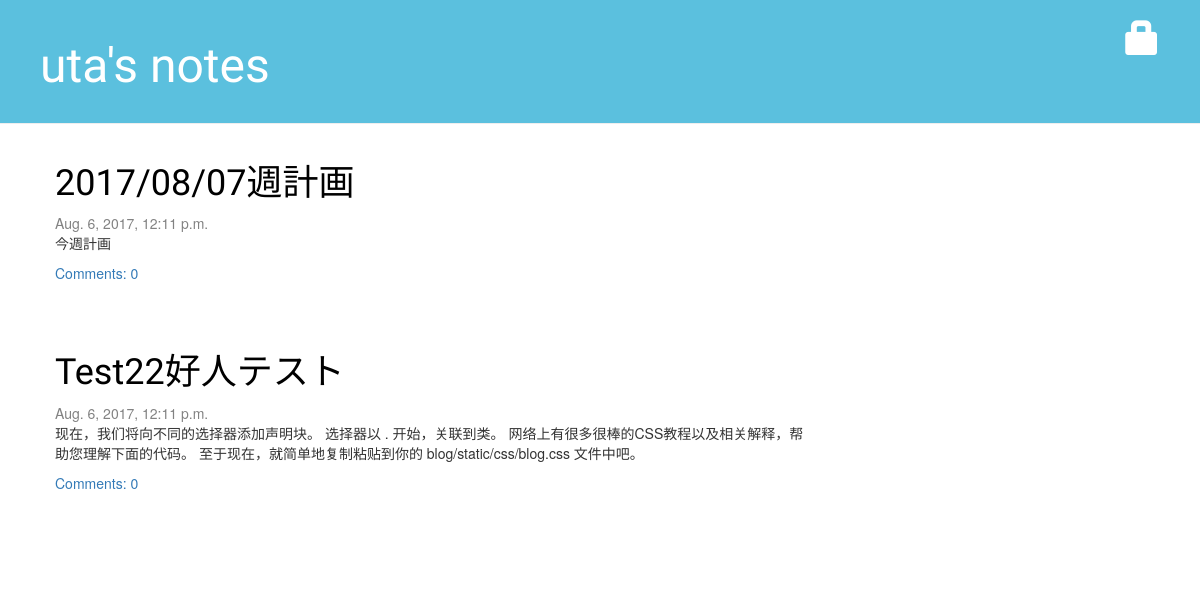
The app's page /, older data.
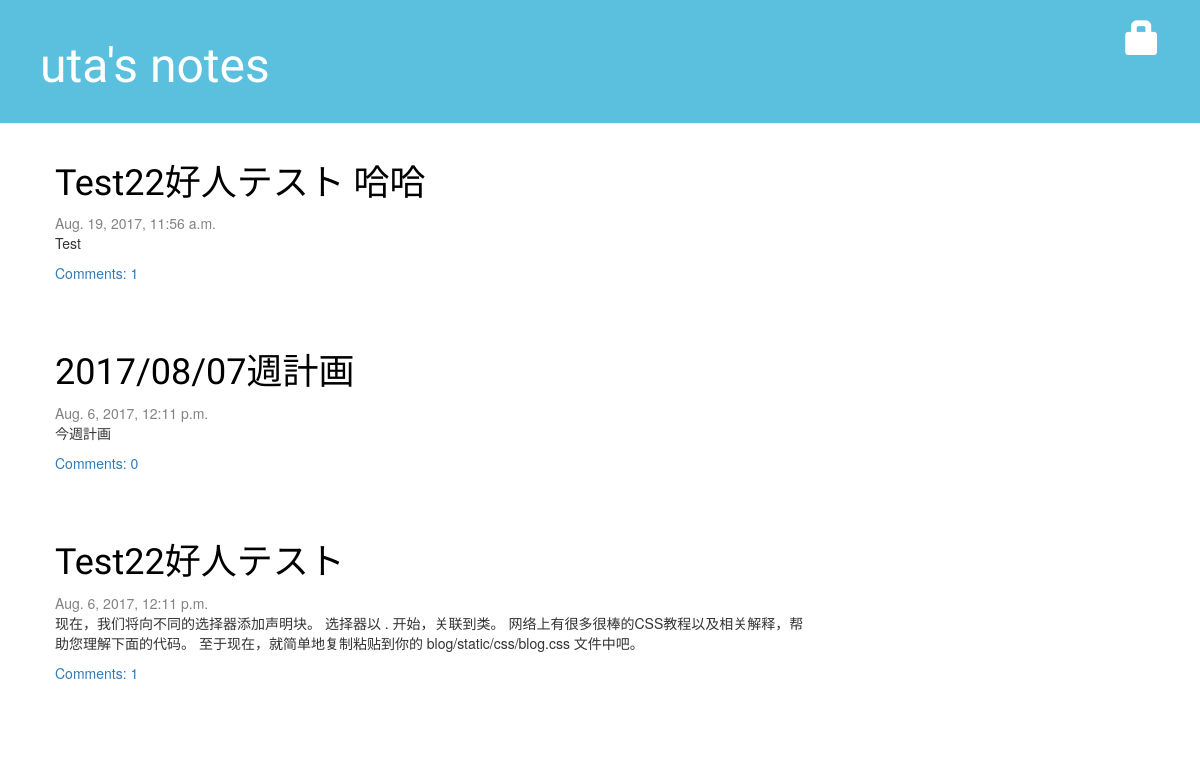
The same page, newer data.
### blog/models.py (models this page shows, shortened)
class Post(models.Model):
    author = models.ForeignKey('auth.User')
    title = models.CharField(max_length=200)
    text = models.TextField()
    created_date = models.DateTimeField(
            default=timezone.now)
    published_date = models.DateTimeField(
            blank=True, null=True)
    def __str__(self):
        return self.title

### blog/views.py (the view)
# urls.py: url(r'^$', views.post_list, name='post_list'),
def post_list(request):
    posts = Post.objects.filter(published_date__lte=timezone.now()).order_by('-published_date')
    print(posts)
    return render(request, 'blog/post_list.html', {'posts': posts})

### blog/templates/blog/post_list.html
{% extends 'blog/base.html' %}
{% block content %}
    {% for post in posts %}
        <div class="post">
            <h1><a href="{% url 'post_detail' pk=post.pk %}">{{ post.title }}</a></h1>
            <div class="date">
                {{ post.published_date }}
            </div>
            <br/>
            <p>{{ post.text|linebreaksbr }}</p>
            <a href="{% url 'post_detail' pk=post.pk %}">Comments: {{ post.comments.count}}</a>
        </div>
    {% endfor %}
{% endblock content %}

Row changes from the older to the newer data that the page shows:
added Post: title "Test22好人テスト 哈哈", published_date "Aug. 19, 2017, 11:56 a.m.", text "Test", comments.count "1"
computed for Post "Test22好人テスト": comments.count "0" → "1"
